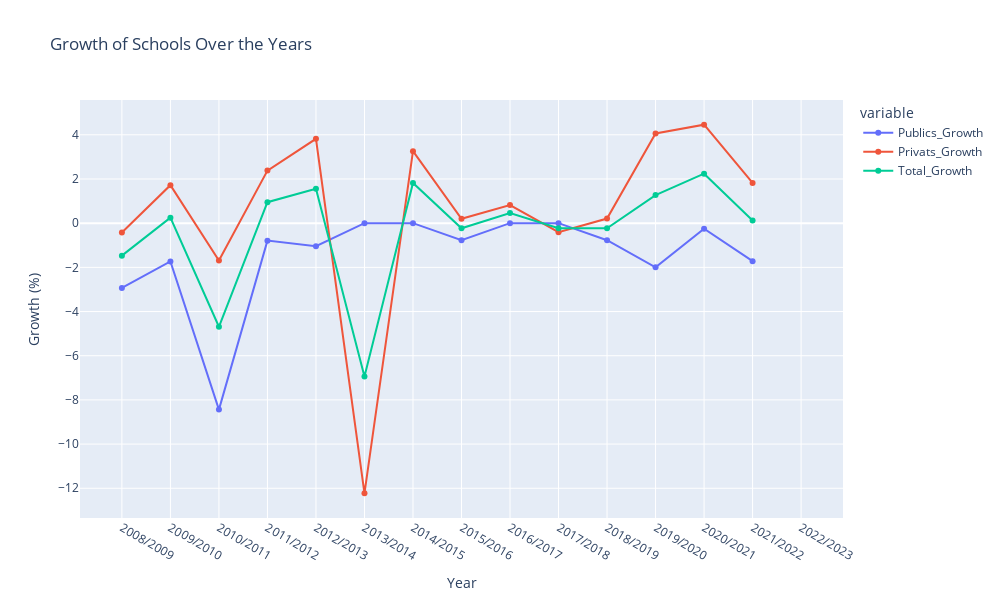

The cell this chart's notebook holds for it:
### Code cell
# Plotting 1: Year-on-Year Growth
fig1 = px.line(centers_1,
              x="Curs",
              y=["Publics_Growth", "Privats_Growth", "Total_Growth"],
              markers=True,
              title="Growth of Schools Over the Years",
               labels={"Publics_Growth": "Public Schools Growth (%)",
                      "Privats_Growth": "Private Schools Growth (%)",
                      "Total_Growth": "Total Growth (%)"},
              category_orders={'Curs': sorted_years})  # Sort x-axis in ascending order)

fig1.update_layout(
    xaxis_title="Year",
    yaxis_title="Growth (%)",
    width=1000,
    height=600
)

# Show the plot
fig1.show()

### Figure 1 — Plotly figure (JSON) as saved in the notebook; plotly's stock layout.template omitted (floating-point values rounded to 4 significant figures)
{"data": [{"hovertemplate": "variable=Publics_Growth<br>Curs=%{x}<br>value=%{y}<extra></extra>", "legendgroup": "Publics_Growth", "line": {"color": "#636efa", "dash": "solid"}, "marker": {"symbol": "circle"}, "mode": "lines+markers", "name": "Publics_Growth", "orientation": "v", "showlegend": true, "type": "scatter", "x": ["2022/2023", "2021/2022", "2020/2021", "2019/2020", "2018/2019", "2017/2018", "2016/2017", "2015/2016", "2014/2015", "2013/2014", "2012/2013", "2011/2012", "2010/2011", "2009/2010", "2008/2009"], "xaxis": "x", "y": [null, -1.72, -0.25, -2, -0.77, 0, 0, -0.77, 0, 0, -1.04, -0.79, -8.44, -1.73, -2.93], "yaxis": "y"}, {"hovertemplate": "variable=Privats_Growth<br>Curs=%{x}<br>value=%{y}<extra></extra>", "legendgroup": "Privats_Growth", "line": {"color": "#EF553B", "dash": "solid"}, "marker": {"symbol": "circle"}, "mode": "lines+markers", "name": "Privats_Growth", "orientation": "v", "showlegend": true, "type": "scatter", "x": ["2022/2023", "2021/2022", "2020/2021", "2019/2020", "2018/2019", "2017/2018", "2016/2017", "2015/2016", "2014/2015", "2013/2014", "2012/2013", "2011/2012", "2010/2011", "2009/2010", "2008/2009"], "xaxis": "x", "y": [null, 1.82, 4.46, 4.06, 0.21, -0.41, 0.82, 0.2, 3.26, -12.23, 3.82, 2.38, -1.69, 1.72, -0.42], "yaxis": "y"}, {"hovertemplate": "variable=Total_Growth<br>Curs=%{x}<br>value=%{y}<extra></extra>", "legendgroup": "Total_Growth", "line": {"color": "#00cc96", "dash": "solid"}, "marker": {"symbol": "circle"}, "mode": "lines+markers", "name": "Total_Growth", "orientation": "v", "showlegend": true, "type": "scatter", "x": ["2022/2023", "2021/2022", "2020/2021", "2019/2020", "2018/2019", "2017/2018", "2016/2017", "2015/2016", "2014/2015", "2013/2014", "2012/2013", "2011/2012", "2010/2011", "2009/2010", "2008/2009"], "xaxis": "x", "y": [null, 0.12, 2.24, 1.27, -0.23, -0.23, 0.46, -0.23, 1.82, -6.94, 1.56, 0.95, -4.69, 0.25, -1.47], "yaxis": "y"}], "layout": {"height": 600, "legend": {"title": {"text": "variable"}, "tracegroupgap": 0}, "title": {"text": "Growth of Schools Over the Years"}, "width": 1000, "xaxis": {"anchor": "y", "autorange": true, "categoryarray": ["2008/2009", "2009/2010", "2010/2011", "2011/2012", "2012/2013", "2013/2014", "2014/2015", "2015/2016", "2016/2017", "2017/2018", "2018/2019", "2019/2020", "2020/2021", "2021/2022", "2022/2023"], "categoryorder": "array", "domain": [0, 1], "range": [-0.8646, 14.86], "title": {"text": "Year"}, "type": "category"}, "yaxis": {"anchor": "x", "autorange": true, "domain": [0, 1], "range": [-13.35, 5.577], "title": {"text": "Growth (%)"}, "type": "linear"}}}
